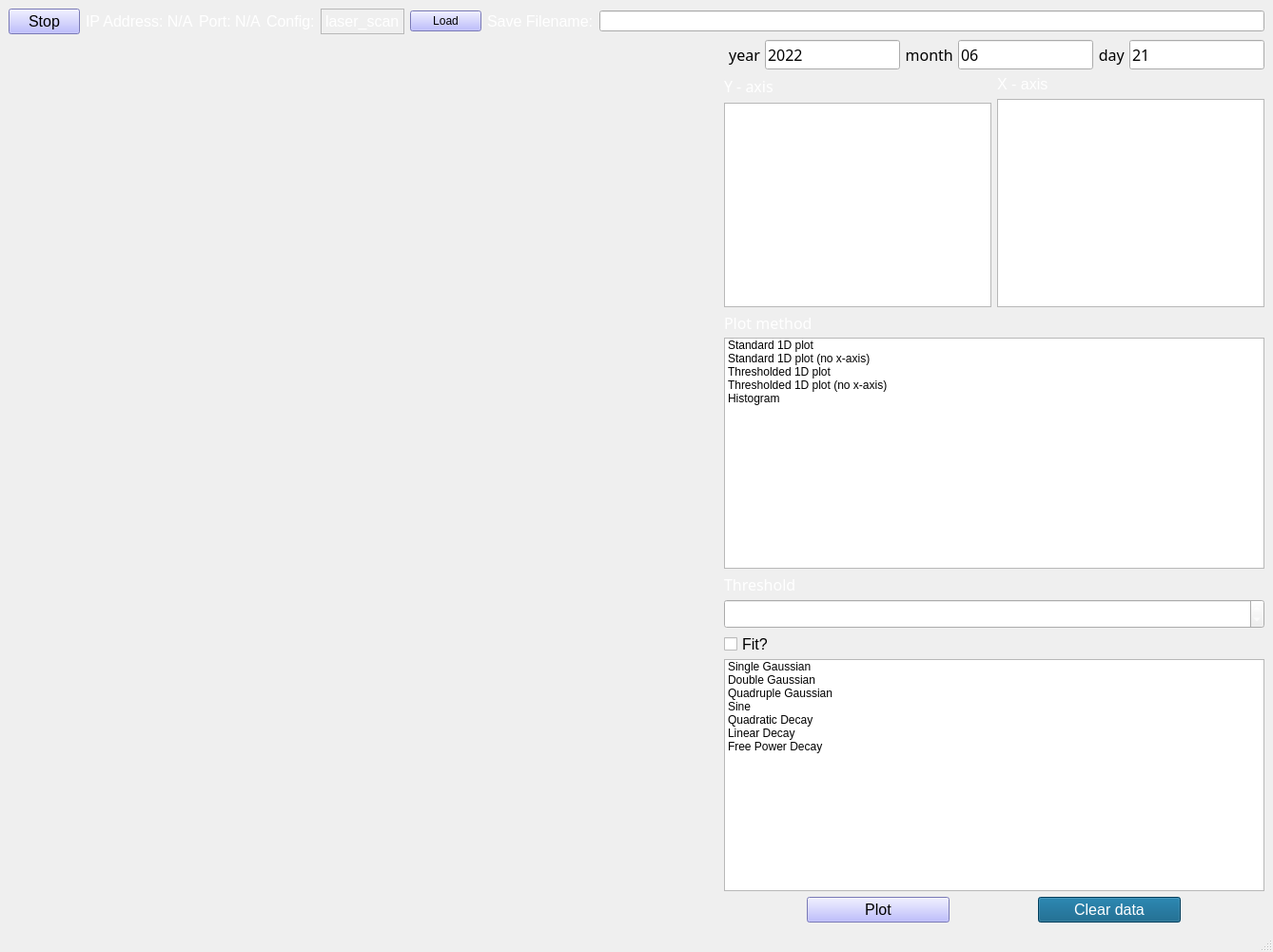
<?xml version="1.0" encoding="UTF-8"?>
<ui version="4.0">
 <class>MainWindow</class>
 <widget class="QMainWindow" name="MainWindow">
  <property name="geometry">
   <rect>
    <x>0</x>
    <y>0</y>
    <width>1338</width>
    <height>1001</height>
   </rect>
  </property>
  <property name="sizePolicy">
   <sizepolicy hsizetype="Expanding" vsizetype="Expanding">
    <horstretch>0</horstretch>
    <verstretch>0</verstretch>
   </sizepolicy>
  </property>
  <property name="windowTitle">
   <string>Data Taker</string>
  </property>
  <property name="styleSheet">
   <string notr="true"/>
  </property>
  <widget class="QWidget" name="centralwidget">
   <layout class="QVBoxLayout" name="verticalLayout">
    <item>
     <layout class="QHBoxLayout" name="horizontalLayout">
      <property name="sizeConstraint">
       <enum>QLayout::SetMinimumSize</enum>
      </property>
      <item>
       <widget class="QPushButton" name="stop_button">
        <property name="maximumSize">
         <size>
          <width>75</width>
          <height>50</height>
         </size>
        </property>
        <property name="font">
         <font>
          <pointsize>12</pointsize>
          <italic>false</italic>
          <bold>false</bold>
         </font>
        </property>
        <property name="styleSheet">
         <string notr="true">background-color: rgb(170, 170, 255);</string>
        </property>
        <property name="text">
         <string>Stop</string>
        </property>
        <property name="checkable">
         <bool>true</bool>
        </property>
       </widget>
      </item>
      <item>
       <widget class="QLabel" name="ip_label">
        <property name="maximumSize">
         <size>
          <width>16777215</width>
          <height>50</height>
         </size>
        </property>
        <property name="font">
         <font>
          <pointsize>12</pointsize>
          <italic>false</italic>
          <bold>false</bold>
         </font>
        </property>
        <property name="styleSheet">
         <string notr="true">color: rgb(255, 255, 255);</string>
        </property>
        <property name="text">
         <string>IP Address: N/A</string>
        </property>
       </widget>
      </item>
      <item>
       <widget class="QLabel" name="port_label">
        <property name="maximumSize">
         <size>
          <width>16777215</width>
          <height>50</height>
         </size>
        </property>
        <property name="font">
         <font>
          <pointsize>12</pointsize>
          <italic>false</italic>
          <bold>false</bold>
         </font>
        </property>
        <property name="styleSheet">
         <string notr="true">color: rgb(255, 255, 255);</string>
        </property>
        <property name="text">
         <string>Port: N/A</string>
        </property>
       </widget>
      </item>
      <item>
       <widget class="QLabel" name="param_7">
        <property name="maximumSize">
         <size>
          <width>16777215</width>
          <height>16777215</height>
         </size>
        </property>
        <property name="font">
         <font>
          <pointsize>12</pointsize>
          <italic>false</italic>
          <bold>false</bold>
         </font>
        </property>
        <property name="styleSheet">
         <string notr="true">color: rgb(255, 255, 255);</string>
        </property>
        <property name="text">
         <string>Config:</string>
        </property>
       </widget>
      </item>
      <item>
       <widget class="QLabel" name="config">
        <property name="maximumSize">
         <size>
          <width>16777215</width>
          <height>16777215</height>
         </size>
        </property>
        <property name="font">
         <font>
          <pointsize>12</pointsize>
          <italic>false</italic>
          <bold>false</bold>
         </font>
        </property>
        <property name="styleSheet">
         <string notr="true">color: rgb(255, 255, 255);</string>
        </property>
        <property name="frameShape">
         <enum>QFrame::StyledPanel</enum>
        </property>
        <property name="text">
         <string>laser_scan</string>
        </property>
       </widget>
      </item>
      <item>
       <widget class="QPushButton" name="load_config">
        <property name="maximumSize">
         <size>
          <width>75</width>
          <height>16777215</height>
         </size>
        </property>
        <property name="styleSheet">
         <string notr="true">background-color: rgb(170, 170, 255);</string>
        </property>
        <property name="text">
         <string>Load</string>
        </property>
       </widget>
      </item>
      <item>
       <widget class="QLabel" name="param_8">
        <property name="maximumSize">
         <size>
          <width>16777215</width>
          <height>16777215</height>
         </size>
        </property>
        <property name="font">
         <font>
          <pointsize>12</pointsize>
          <italic>false</italic>
          <bold>false</bold>
         </font>
        </property>
        <property name="styleSheet">
         <string notr="true">color: rgb(255, 255, 255);</string>
        </property>
        <property name="text">
         <string>Save Filename:</string>
        </property>
       </widget>
      </item>
      <item>
       <widget class="QLineEdit" name="save_name">
        <property name="styleSheet">
         <string notr="true">color: rgb(255, 255, 255);
font: 25 12pt &quot;Calibri Light&quot;;</string>
        </property>
        <property name="text">
         <string>dataset</string>
        </property>
       </widget>
      </item>
     </layout>
    </item>
    <item>
     <layout class="QHBoxLayout" name="horizontalLayout_2" stretch="1,0">
      <item>
       <layout class="QVBoxLayout" name="graph_layout"/>
      </item>
      <item>
       <layout class="QVBoxLayout" name="verticalLayout_4" stretch="0,0,0,0,0,0,0,0,0">
        <property name="sizeConstraint">
         <enum>QLayout::SetMinimumSize</enum>
        </property>
        <item>
         <layout class="QHBoxLayout" name="horizontalLayout_3">
          <property name="spacing">
           <number>1</number>
          </property>
          <property name="sizeConstraint">
           <enum>QLayout::SetDefaultConstraint</enum>
          </property>
          <item>
           <widget class="QLabel" name="label_5">
            <property name="maximumSize">
             <size>
              <width>16777215</width>
              <height>34</height>
             </size>
            </property>
            <property name="font">
             <font>
              <family>Calibri Light</family>
              <pointsize>12</pointsize>
             </font>
            </property>
            <property name="text">
             <string> year </string>
            </property>
            <property name="alignment">
             <set>Qt::AlignRight|Qt::AlignTrailing|Qt::AlignVCenter</set>
            </property>
           </widget>
          </item>
          <item>
           <widget class="QLineEdit" name="year_val">
            <property name="font">
             <font>
              <family>Calibri Light</family>
              <pointsize>12</pointsize>
             </font>
            </property>
            <property name="text">
             <string>2022</string>
            </property>
           </widget>
          </item>
          <item>
           <widget class="QLabel" name="label_2">
            <property name="maximumSize">
             <size>
              <width>16777215</width>
              <height>34</height>
             </size>
            </property>
            <property name="font">
             <font>
              <family>Calibri Light</family>
              <pointsize>12</pointsize>
             </font>
            </property>
            <property name="text">
             <string> month </string>
            </property>
            <property name="alignment">
             <set>Qt::AlignRight|Qt::AlignTrailing|Qt::AlignVCenter</set>
            </property>
           </widget>
          </item>
          <item>
           <widget class="QLineEdit" name="month_val">
            <property name="font">
             <font>
              <family>Calibri Light</family>
              <pointsize>12</pointsize>
             </font>
            </property>
            <property name="text">
             <string>06</string>
            </property>
           </widget>
          </item>
          <item>
           <widget class="QLabel" name="label">
            <property name="maximumSize">
             <size>
              <width>16777215</width>
              <height>34</height>
             </size>
            </property>
            <property name="font">
             <font>
              <family>Calibri Light</family>
              <pointsize>12</pointsize>
             </font>
            </property>
            <property name="text">
             <string> day </string>
            </property>
            <property name="alignment">
             <set>Qt::AlignRight|Qt::AlignTrailing|Qt::AlignVCenter</set>
            </property>
           </widget>
          </item>
          <item>
           <widget class="QLineEdit" name="day_val">
            <property name="font">
             <font>
              <family>Calibri Light</family>
              <pointsize>12</pointsize>
             </font>
            </property>
            <property name="text">
             <string>21</string>
            </property>
           </widget>
          </item>
         </layout>
        </item>
        <item>
         <layout class="QHBoxLayout" name="horizontalLayout_9">
          <item>
           <layout class="QVBoxLayout" name="verticalLayout_2">
            <item>
             <widget class="QLabel" name="param_5">
              <property name="maximumSize">
               <size>
                <width>16777215</width>
                <height>16777215</height>
               </size>
              </property>
              <property name="font">
               <font>
                <family>Calibri Light</family>
                <pointsize>12</pointsize>
                <italic>false</italic>
                <bold>false</bold>
               </font>
              </property>
              <property name="styleSheet">
               <string notr="true">color: rgb(255, 255, 255);</string>
              </property>
              <property name="text">
               <string>Y - axis</string>
              </property>
             </widget>
            </item>
            <item>
             <widget class="QListWidget" name="y_data">
              <property name="styleSheet">
               <string notr="true">color: rgb(0, 170, 127);
font: 25 12pt &quot;Calibri Light&quot;;</string>
              </property>
              <property name="frameShape">
               <enum>QFrame::StyledPanel</enum>
              </property>
             </widget>
            </item>
           </layout>
          </item>
          <item>
           <layout class="QVBoxLayout" name="verticalLayout_3">
            <item>
             <widget class="QLabel" name="param_6">
              <property name="maximumSize">
               <size>
                <width>16777215</width>
                <height>16777215</height>
               </size>
              </property>
              <property name="font">
               <font>
                <pointsize>12</pointsize>
                <italic>false</italic>
                <bold>false</bold>
               </font>
              </property>
              <property name="styleSheet">
               <string notr="true">color: rgb(255, 255, 255);</string>
              </property>
              <property name="text">
               <string>X - axis</string>
              </property>
             </widget>
            </item>
            <item>
             <widget class="QListWidget" name="x_data">
              <property name="styleSheet">
               <string notr="true">color: rgb(85, 170, 255);
font: 25 12pt &quot;Calibri Light&quot;;</string>
              </property>
              <property name="frameShape">
               <enum>QFrame::StyledPanel</enum>
              </property>
             </widget>
            </item>
           </layout>
          </item>
         </layout>
        </item>
        <item>
         <widget class="QLabel" name="label_3">
          <property name="maximumSize">
           <size>
            <width>16777215</width>
            <height>20</height>
           </size>
          </property>
          <property name="font">
           <font>
            <family>Calibri Light</family>
            <pointsize>12</pointsize>
           </font>
          </property>
          <property name="styleSheet">
           <string notr="true">color: rgb(255, 255, 255);</string>
          </property>
          <property name="text">
           <string>Plot method</string>
          </property>
         </widget>
        </item>
        <item>
         <widget class="QListWidget" name="plot_method">
          <item>
           <property name="text">
            <string>Standard 1D plot</string>
           </property>
          </item>
          <item>
           <property name="text">
            <string>Standard 1D plot (no x-axis)</string>
           </property>
          </item>
          <item>
           <property name="text">
            <string>Thresholded 1D plot</string>
           </property>
          </item>
          <item>
           <property name="text">
            <string>Thresholded 1D plot (no x-axis)</string>
           </property>
          </item>
          <item>
           <property name="text">
            <string>Histogram</string>
           </property>
          </item>
         </widget>
        </item>
        <item>
         <widget class="QLabel" name="label_4">
          <property name="maximumSize">
           <size>
            <width>16777215</width>
            <height>20</height>
           </size>
          </property>
          <property name="font">
           <font>
            <family>Calibri Light</family>
            <pointsize>12</pointsize>
           </font>
          </property>
          <property name="styleSheet">
           <string notr="true">color: rgb(255, 255, 255);</string>
          </property>
          <property name="text">
           <string>Threshold</string>
          </property>
         </widget>
        </item>
        <item>
         <widget class="QSpinBox" name="thrsh_val">
          <property name="font">
           <font>
            <family>Calibri Light</family>
            <pointsize>12</pointsize>
           </font>
          </property>
          <property name="styleSheet">
           <string notr="true">color: rgb(255, 255, 255);</string>
          </property>
          <property name="value">
           <number>7</number>
          </property>
         </widget>
        </item>
        <item>
         <widget class="QCheckBox" name="fit_check">
          <property name="maximumSize">
           <size>
            <width>16777215</width>
            <height>20</height>
           </size>
          </property>
          <property name="font">
           <font>
            <pointsize>12</pointsize>
           </font>
          </property>
          <property name="text">
           <string>Fit?</string>
          </property>
         </widget>
        </item>
        <item>
         <widget class="QListWidget" name="fit_method">
          <item>
           <property name="text">
            <string>Single Gaussian</string>
           </property>
          </item>
          <item>
           <property name="text">
            <string>Double Gaussian</string>
           </property>
          </item>
          <item>
           <property name="text">
            <string>Quadruple Gaussian</string>
           </property>
          </item>
          <item>
           <property name="text">
            <string>Sine</string>
           </property>
          </item>
          <item>
           <property name="text">
            <string>Quadratic Decay</string>
           </property>
          </item>
          <item>
           <property name="text">
            <string>Linear Decay</string>
           </property>
          </item>
          <item>
           <property name="text">
            <string>Free Power Decay</string>
           </property>
          </item>
         </widget>
        </item>
        <item>
         <layout class="QHBoxLayout" name="horizontalLayout_7">
          <property name="spacing">
           <number>6</number>
          </property>
          <item>
           <widget class="QPushButton" name="plot">
            <property name="maximumSize">
             <size>
              <width>150</width>
              <height>16777215</height>
             </size>
            </property>
            <property name="font">
             <font>
              <pointsize>12</pointsize>
              <italic>false</italic>
              <bold>false</bold>
             </font>
            </property>
            <property name="styleSheet">
             <string notr="true">background-color: rgb(170, 170, 255);</string>
            </property>
            <property name="text">
             <string>Plot</string>
            </property>
            <property name="checkable">
             <bool>false</bool>
            </property>
           </widget>
          </item>
          <item>
           <widget class="QPushButton" name="clear_data">
            <property name="maximumSize">
             <size>
              <width>150</width>
              <height>16777215</height>
             </size>
            </property>
            <property name="font">
             <font>
              <pointsize>12</pointsize>
              <italic>false</italic>
              <bold>false</bold>
             </font>
            </property>
            <property name="styleSheet">
             <string notr="true">background-color: rgb(0, 85, 127);
color: rgb(255, 255, 255);</string>
            </property>
            <property name="text">
             <string>Clear data</string>
            </property>
            <property name="checkable">
             <bool>false</bool>
            </property>
           </widget>
          </item>
         </layout>
        </item>
       </layout>
      </item>
     </layout>
    </item>
   </layout>
  </widget>
  <widget class="QMenuBar" name="menubar">
   <property name="geometry">
    <rect>
     <x>0</x>
     <y>0</y>
     <width>1338</width>
     <height>22</height>
    </rect>
   </property>
  </widget>
  <widget class="QStatusBar" name="statusbar"/>
 </widget>
 <resources/>
 <connections/>
</ui>
